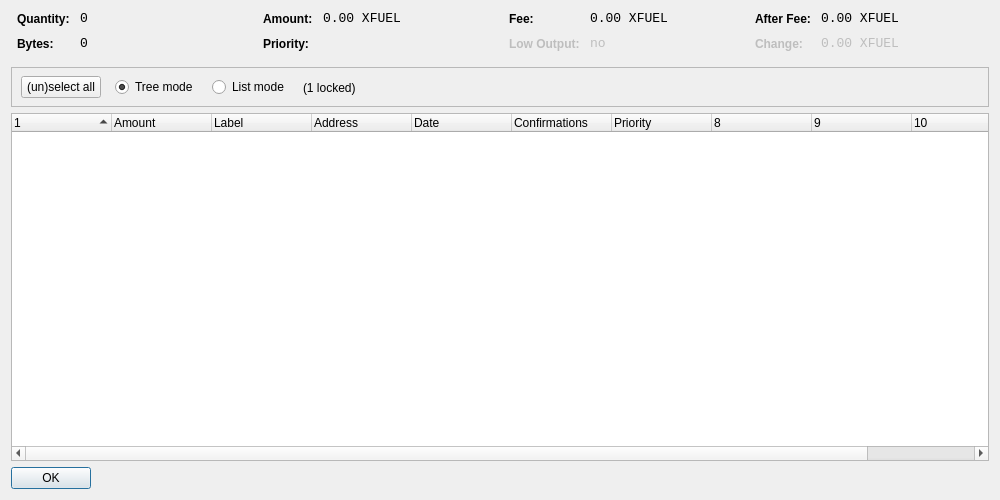
<?xml version="1.0" encoding="UTF-8"?>
<ui version="4.0">
 <class>CoinControlDialog</class>
 <widget class="QDialog" name="CoinControlDialog">
  <property name="geometry">
   <rect>
    <x>0</x>
    <y>0</y>
    <width>1000</width>
    <height>500</height>
   </rect>
  </property>
  <property name="windowTitle">
   <string>Coin Control</string>
  </property>
  <layout class="QVBoxLayout" name="verticalLayout">
   <item>
    <layout class="QHBoxLayout" name="horizontalLayoutTop" stretch="0,0,0,0">
     <property name="topMargin">
      <number>0</number>
     </property>
     <property name="bottomMargin">
      <number>10</number>
     </property>
     <item>
      <layout class="QFormLayout" name="formLayoutCoinControl1">
       <property name="horizontalSpacing">
        <number>10</number>
       </property>
       <property name="verticalSpacing">
        <number>10</number>
       </property>
       <property name="leftMargin">
        <number>6</number>
       </property>
       <property name="rightMargin">
        <number>6</number>
       </property>
       <item row="0" column="0">
        <widget class="QLabel" name="labelCoinControlQuantityText">
         <property name="styleSheet">
          <string notr="true">font-weight:bold;</string>
         </property>
         <property name="text">
          <string>Quantity:</string>
         </property>
        </widget>
       </item>
       <item row="0" column="1">
        <widget class="QLabel" name="labelCoinControlQuantity">
         <property name="font">
          <font>
           <family>Monospace</family>
           <pointsize>10</pointsize>
          </font>
         </property>
         <property name="cursor">
          <cursorShape>IBeamCursor</cursorShape>
         </property>
         <property name="contextMenuPolicy">
          <enum>Qt::ActionsContextMenu</enum>
         </property>
         <property name="text">
          <string notr="true">0</string>
         </property>
         <property name="textInteractionFlags">
          <set>Qt::LinksAccessibleByMouse|Qt::TextSelectableByKeyboard|Qt::TextSelectableByMouse</set>
         </property>
        </widget>
       </item>
       <item row="1" column="0">
        <widget class="QLabel" name="labelCoinControlBytesText">
         <property name="styleSheet">
          <string notr="true">font-weight:bold;</string>
         </property>
         <property name="text">
          <string>Bytes:</string>
         </property>
        </widget>
       </item>
       <item row="1" column="1">
        <widget class="QLabel" name="labelCoinControlBytes">
         <property name="font">
          <font>
           <family>Monospace</family>
           <pointsize>10</pointsize>
          </font>
         </property>
         <property name="cursor">
          <cursorShape>IBeamCursor</cursorShape>
         </property>
         <property name="contextMenuPolicy">
          <enum>Qt::ActionsContextMenu</enum>
         </property>
         <property name="text">
          <string notr="true">0</string>
         </property>
         <property name="textInteractionFlags">
          <set>Qt::LinksAccessibleByMouse|Qt::TextSelectableByKeyboard|Qt::TextSelectableByMouse</set>
         </property>
        </widget>
       </item>
      </layout>
     </item>
     <item>
      <layout class="QFormLayout" name="formLayoutCoinControl2">
       <property name="horizontalSpacing">
        <number>10</number>
       </property>
       <property name="verticalSpacing">
        <number>10</number>
       </property>
       <property name="leftMargin">
        <number>6</number>
       </property>
       <property name="rightMargin">
        <number>6</number>
       </property>
       <item row="0" column="0">
        <widget class="QLabel" name="labelCoinControlAmountText">
         <property name="styleSheet">
          <string notr="true">font-weight:bold;</string>
         </property>
         <property name="text">
          <string>Amount:</string>
         </property>
        </widget>
       </item>
       <item row="0" column="1">
        <widget class="QLabel" name="labelCoinControlAmount">
         <property name="font">
          <font>
           <family>Monospace</family>
           <pointsize>10</pointsize>
          </font>
         </property>
         <property name="cursor">
          <cursorShape>IBeamCursor</cursorShape>
         </property>
         <property name="contextMenuPolicy">
          <enum>Qt::ActionsContextMenu</enum>
         </property>
         <property name="text">
          <string notr="true">0.00 XFUEL</string>
         </property>
         <property name="textInteractionFlags">
          <set>Qt::LinksAccessibleByMouse|Qt::TextSelectableByKeyboard|Qt::TextSelectableByMouse</set>
         </property>
        </widget>
       </item>
       <item row="1" column="0">
        <widget class="QLabel" name="labelCoinControlPriorityText">
         <property name="styleSheet">
          <string notr="true">font-weight:bold;</string>
         </property>
         <property name="text">
          <string>Priority:</string>
         </property>
        </widget>
       </item>
       <item row="1" column="1">
        <widget class="QLabel" name="labelCoinControlPriority">
         <property name="font">
          <font>
           <family>Monospace</family>
           <pointsize>10</pointsize>
          </font>
         </property>
         <property name="cursor">
          <cursorShape>IBeamCursor</cursorShape>
         </property>
         <property name="contextMenuPolicy">
          <enum>Qt::ActionsContextMenu</enum>
         </property>
         <property name="text">
          <string/>
         </property>
         <property name="textInteractionFlags">
          <set>Qt::LinksAccessibleByMouse|Qt::TextSelectableByKeyboard|Qt::TextSelectableByMouse</set>
         </property>
        </widget>
       </item>
      </layout>
     </item>
     <item>
      <layout class="QFormLayout" name="formLayoutCoinControl3">
       <property name="horizontalSpacing">
        <number>10</number>
       </property>
       <property name="verticalSpacing">
        <number>10</number>
       </property>
       <property name="leftMargin">
        <number>6</number>
       </property>
       <property name="rightMargin">
        <number>6</number>
       </property>
       <item row="0" column="0">
        <widget class="QLabel" name="labelCoinControlFeeText">
         <property name="styleSheet">
          <string notr="true">font-weight:bold;</string>
         </property>
         <property name="text">
          <string>Fee:</string>
         </property>
        </widget>
       </item>
       <item row="0" column="1">
        <widget class="QLabel" name="labelCoinControlFee">
         <property name="font">
          <font>
           <family>Monospace</family>
           <pointsize>10</pointsize>
          </font>
         </property>
         <property name="cursor">
          <cursorShape>IBeamCursor</cursorShape>
         </property>
         <property name="contextMenuPolicy">
          <enum>Qt::ActionsContextMenu</enum>
         </property>
         <property name="text">
          <string notr="true">0.00 XFUEL</string>
         </property>
         <property name="textInteractionFlags">
          <set>Qt::LinksAccessibleByMouse|Qt::TextSelectableByKeyboard|Qt::TextSelectableByMouse</set>
         </property>
        </widget>
       </item>
       <item row="1" column="0">
        <widget class="QLabel" name="labelCoinControlLowOutputText">
         <property name="enabled">
          <bool>false</bool>
         </property>
         <property name="styleSheet">
          <string notr="true">font-weight:bold;</string>
         </property>
         <property name="text">
          <string>Low Output:</string>
         </property>
        </widget>
       </item>
       <item row="1" column="1">
        <widget class="QLabel" name="labelCoinControlLowOutput">
         <property name="enabled">
          <bool>false</bool>
         </property>
         <property name="font">
          <font>
           <family>Monospace</family>
           <pointsize>10</pointsize>
          </font>
         </property>
         <property name="cursor">
          <cursorShape>IBeamCursor</cursorShape>
         </property>
         <property name="contextMenuPolicy">
          <enum>Qt::ActionsContextMenu</enum>
         </property>
         <property name="text">
          <string>no</string>
         </property>
         <property name="textInteractionFlags">
          <set>Qt::LinksAccessibleByMouse|Qt::TextSelectableByKeyboard|Qt::TextSelectableByMouse</set>
         </property>
        </widget>
       </item>
      </layout>
     </item>
     <item>
      <layout class="QFormLayout" name="formLayoutCoinControl4">
       <property name="horizontalSpacing">
        <number>10</number>
       </property>
       <property name="verticalSpacing">
        <number>10</number>
       </property>
       <property name="leftMargin">
        <number>6</number>
       </property>
       <property name="rightMargin">
        <number>6</number>
       </property>
       <item row="0" column="0">
        <widget class="QLabel" name="labelCoinControlAfterFeeText">
         <property name="styleSheet">
          <string notr="true">font-weight:bold;</string>
         </property>
         <property name="text">
          <string>After Fee:</string>
         </property>
        </widget>
       </item>
       <item row="0" column="1">
        <widget class="QLabel" name="labelCoinControlAfterFee">
         <property name="font">
          <font>
           <family>Monospace</family>
           <pointsize>10</pointsize>
          </font>
         </property>
         <property name="cursor">
          <cursorShape>IBeamCursor</cursorShape>
         </property>
         <property name="contextMenuPolicy">
          <enum>Qt::ActionsContextMenu</enum>
         </property>
         <property name="text">
          <string notr="true">0.00 XFUEL</string>
         </property>
         <property name="textInteractionFlags">
          <set>Qt::LinksAccessibleByMouse|Qt::TextSelectableByKeyboard|Qt::TextSelectableByMouse</set>
         </property>
        </widget>
       </item>
       <item row="1" column="0">
        <widget class="QLabel" name="labelCoinControlChangeText">
         <property name="enabled">
          <bool>false</bool>
         </property>
         <property name="styleSheet">
          <string notr="true">font-weight:bold;</string>
         </property>
         <property name="text">
          <string>Change:</string>
         </property>
        </widget>
       </item>
       <item row="1" column="1">
        <widget class="QLabel" name="labelCoinControlChange">
         <property name="enabled">
          <bool>false</bool>
         </property>
         <property name="font">
          <font>
           <family>Monospace</family>
           <pointsize>10</pointsize>
          </font>
         </property>
         <property name="cursor">
          <cursorShape>IBeamCursor</cursorShape>
         </property>
         <property name="contextMenuPolicy">
          <enum>Qt::ActionsContextMenu</enum>
         </property>
         <property name="text">
          <string notr="true">0.00 XFUEL</string>
         </property>
         <property name="textInteractionFlags">
          <set>Qt::LinksAccessibleByMouse|Qt::TextSelectableByKeyboard|Qt::TextSelectableByMouse</set>
         </property>
        </widget>
       </item>
      </layout>
     </item>
    </layout>
   </item>
   <item>
    <widget class="QFrame" name="frame">
     <property name="minimumSize">
      <size>
       <width>0</width>
       <height>40</height>
      </size>
     </property>
     <property name="frameShape">
      <enum>QFrame::StyledPanel</enum>
     </property>
     <property name="frameShadow">
      <enum>QFrame::Sunken</enum>
     </property>
     <widget class="QWidget" name="horizontalLayoutWidget">
      <property name="geometry">
       <rect>
        <x>10</x>
        <y>0</y>
        <width>781</width>
        <height>41</height>
       </rect>
      </property>
      <layout class="QHBoxLayout" name="horizontalLayoutPanel" stretch="0,0,0,0,0">
       <property name="spacing">
        <number>14</number>
       </property>
       <item>
        <widget class="QPushButton" name="pushButtonSelectAll">
         <property name="sizePolicy">
          <sizepolicy hsizetype="Maximum" vsizetype="Fixed">
           <horstretch>0</horstretch>
           <verstretch>0</verstretch>
          </sizepolicy>
         </property>
         <property name="text">
          <string>(un)select all</string>
         </property>
        </widget>
       </item>
       <item>
        <widget class="QRadioButton" name="radioTreeMode">
         <property name="sizePolicy">
          <sizepolicy hsizetype="Maximum" vsizetype="Fixed">
           <horstretch>0</horstretch>
           <verstretch>0</verstretch>
          </sizepolicy>
         </property>
         <property name="text">
          <string>Tree mode</string>
         </property>
         <property name="checked">
          <bool>true</bool>
         </property>
        </widget>
       </item>
       <item>
        <widget class="QRadioButton" name="radioListMode">
         <property name="sizePolicy">
          <sizepolicy hsizetype="Maximum" vsizetype="Fixed">
           <horstretch>0</horstretch>
           <verstretch>0</verstretch>
          </sizepolicy>
         </property>
         <property name="text">
          <string>List mode</string>
         </property>
        </widget>
       </item>
       <item>
        <widget class="QLabel" name="labelLocked">
         <property name="text">
          <string>(1 locked)</string>
         </property>
        </widget>
       </item>
       <item>
        <spacer name="horizontalSpacer">
         <property name="orientation">
          <enum>Qt::Horizontal</enum>
         </property>
         <property name="sizeHint" stdset="0">
          <size>
           <width>40</width>
           <height>20</height>
          </size>
         </property>
        </spacer>
       </item>
      </layout>
     </widget>
    </widget>
   </item>
   <item>
    <widget class="CoinControlTreeWidget" name="treeWidget">
     <property name="contextMenuPolicy">
      <enum>Qt::CustomContextMenu</enum>
     </property>
     <property name="sortingEnabled">
      <bool>false</bool>
     </property>
     <property name="columnCount">
      <number>11</number>
     </property>
     <attribute name="headerShowSortIndicator" stdset="0">
      <bool>true</bool>
     </attribute>
     <attribute name="headerStretchLastSection">
      <bool>false</bool>
     </attribute>
     <column>
      <property name="text">
       <string/>
      </property>
     </column>
     <column>
      <property name="text">
       <string>Amount</string>
      </property>
     </column>
     <column>
      <property name="text">
       <string notr="true">Label</string>
      </property>
     </column>
     <column>
      <property name="text">
       <string>Address</string>
      </property>
     </column>
     <column>
      <property name="text">
       <string>Date</string>
      </property>
     </column>
     <column>
      <property name="text">
       <string>Confirmations</string>
      </property>
      <property name="toolTip">
       <string>Confirmed</string>
      </property>
     </column>
     <column>
      <property name="text">
       <string>Priority</string>
      </property>
     </column>
     <column>
      <property name="text">
       <string/>
      </property>
     </column>
     <column>
      <property name="text">
       <string/>
      </property>
     </column>
     <column>
      <property name="text">
       <string/>
      </property>
     </column>
     <column>
      <property name="text">
       <string/>
      </property>
     </column>
    </widget>
   </item>
   <item>
    <widget class="QDialogButtonBox" name="buttonBox">
     <property name="sizePolicy">
      <sizepolicy hsizetype="Maximum" vsizetype="Fixed">
       <horstretch>0</horstretch>
       <verstretch>0</verstretch>
      </sizepolicy>
     </property>
     <property name="orientation">
      <enum>Qt::Horizontal</enum>
     </property>
     <property name="standardButtons">
      <set>QDialogButtonBox::Ok</set>
     </property>
    </widget>
   </item>
  </layout>
 </widget>
 <customwidgets>
  <customwidget>
   <class>CoinControlTreeWidget</class>
   <extends>QTreeWidget</extends>
   <header>coincontroltreewidget.h</header>
  </customwidget>
 </customwidgets>
 <resources/>
 <connections/>
</ui>
